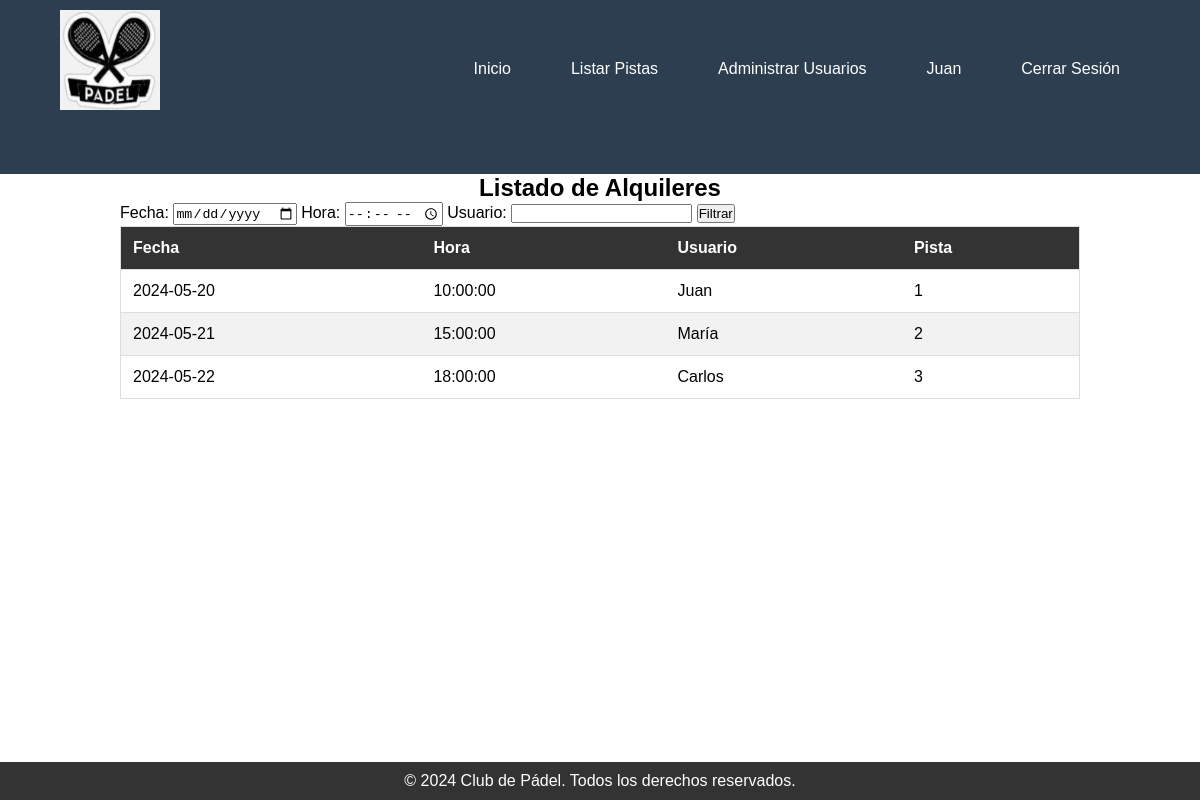
The page /listarPistas.php (signed in) on the database its author committed.
### tables this page shows
CREATE TABLE Partido (
    id_partido INT PRIMARY KEY AUTO_INCREMENT,
    fecha DATE,
    hora_inicio TIME,
    id_usuario INT,
    id_pista INT,
    FOREIGN KEY (id_usuario) REFERENCES Usuario(id_usuario),
    FOREIGN KEY (id_pista) REFERENCES Pista(id_pista)
);

CREATE TABLE Usuario (
    id_usuario INT PRIMARY KEY AUTO_INCREMENT,
    nombre VARCHAR(50),
    apellido VARCHAR(50),
    correo VARCHAR(100),
    contrasena VARCHAR(100)
);

### listarPistas.php (the view, shortened to what this page needs)
<?php
include 'config.php';
?>
<!DOCTYPE html>
<html lang="es">
<head>
    <link rel="stylesheet" href="style.css">
</head>
<body>
    <header>
        <div class="container">
            <div class="logo"><img class="logoImagen" src="./img/logo.png" alt="Logo del club"></div>
            <nav>
            <ul>
                    <li><a href="indexAdmin.php">Inicio</a></li>
                    <?php if (isset($_SESSION['loggedin']) && $_SESSION['loggedin'] === true): ?>
                        <li><a href="listarPistas.php">Listar Pistas</a></li>
                        <li><a href="gestionUsuarios.php">Administrar Usuarios</a></li>
                        <li><a href="#"><?php echo htmlspecialchars($_SESSION['nombre']); ?></a></li>
                        <li><a href="logout.php">Cerrar Sesión</a></li>
                    <?php else: ?>
                        <li><a href="iniciarSesion.php">Iniciar Sesión</a></li>
                    <?php endif; ?>
                </ul>
            </nav>
        </div>
    </header>
    <main>
        <section class="container">
            <h1>Listado de Alquileres</h1>
            <form method="GET" action="listarPistas.php">
                <label for="fecha">Fecha:</label>
                <input type="date" id="fecha" name="fecha">
                <label for="hora">Hora:</label>
                <input type="time" id="hora" name="hora">
                <label for="usuario">Usuario:</label>
                <input type="text" id="usuario" name="usuario">
                <input type="submit" value="Filtrar">
            </form>
            <table>
                <thead>
                    <tr>
                        <th>Fecha</th>
                        <th>Hora</th>
                        <th>Usuario</th>
                        <th>Pista</th>
                    </tr>
                </thead>
                <tbody>
                    <?php
                    $query = "
                        SELECT Partido.fecha, Partido.hora_inicio, Usuario.nombre AS nombre_usuario, Partido.id_pista AS nombre_pista
                        FROM Partido
                        JOIN Usuario ON Partido.id_usuario = Usuario.id_usuario
                        WHERE 1=1
                    ";
                    $result = $conn->query($query);
                    if ($result->num_rows > 0) {
                        while ($row = $result->fetch_assoc()) {
                            echo "<tr>";
                            echo "<td>" . htmlspecialchars($row['fecha']) . "</td>";
                            echo "<td>" . htmlspecialchars($row['hora_inicio']) . "</td>";
                            echo "<td>" . htmlspecialchars($row['nombre_usuario']) . "</td>";
                            echo "<td>" . htmlspecialchars($row['nombre_pista']) . "</td>";
                            echo "</tr>";
                        }
                    } else {
                        echo "<tr><td colspan='4'>No hay alquileres registrados</td></tr>";
                    }
                    ?>
                </tbody>
            </table>
        </section>
    </main>
    <footer>
        <div class="container">
            <p>&copy; 2024 Club de Pádel. Todos los derechos reservados.</p>
        </div>
    </footer>
</body>
</html>

### style.css (style rules this page uses)
* { margin: 0; padding: 0; box-sizing: border-box; }
body, html { height: 100%; }
body { display: flex; flex-direction: column; min-height: 100vh; }
main { flex: 1; }
header, footer { background-color: #333; color: #fff; padding: 10px 0; }
header .container, footer .container { width: 90%; margin: 0 auto; }
nav ul { list-style: none; display: flex; justify-content: space-around; }
nav ul li a { color: #fff; text-decoration: none; padding: 10px 20px; border-radius: 5px; transition: background-color 0.3s; }
.container { width: 90%; margin: 20px auto; }
footer { text-align: center; }
body { font-family: Arial, sans-serif; margin: 0; padding: 0; }
.container { width: 80%; margin: 0 auto; }
header { background-color: #333; color: #fff; padding: 60px 0; position: relative; }
.logo { float: left; margin-top: -50px; }
nav { float: right; }
nav ul { list-style: none; margin: 0; padding: 0; }
nav ul li { display: inline-block; margin-left: 20px; vertical-align: middle; }
nav ul li a { color: #fff; text-decoration: none; }
.logoImagen { width: 100px; height: 100px; }
footer { background-color: #333; color: #fff; text-align: center; padding: 10px 0; }
header { background-color: #2c3e50; color: #fff; padding: 60px 0; position: relative; }
h1 { margin-top: 0; text-align: center; }
table { width: 100%; border-collapse: collapse; border: 1px solid #ddd; }
table th, table td { padding: 12px; text-align: left; border-bottom: 1px solid #ddd; }
table th { background-color: #333; color: #fff; }
table tbody tr:nth-child(even) { background-color: #f2f2f2; }

### rows shown on the page
partido: fecha "2024-05-20", hora_inicio "10:00:00", id_usuario.nombre "Juan", id_pista "1"
partido: fecha "2024-05-21", hora_inicio "15:00:00", id_usuario.nombre "María", id_pista "2"
partido: fecha "2024-05-22", hora_inicio "18:00:00", id_usuario.nombre "Carlos", id_pista "3"

### other values the page prints
$_SESSION['nombre'] "Juan"
